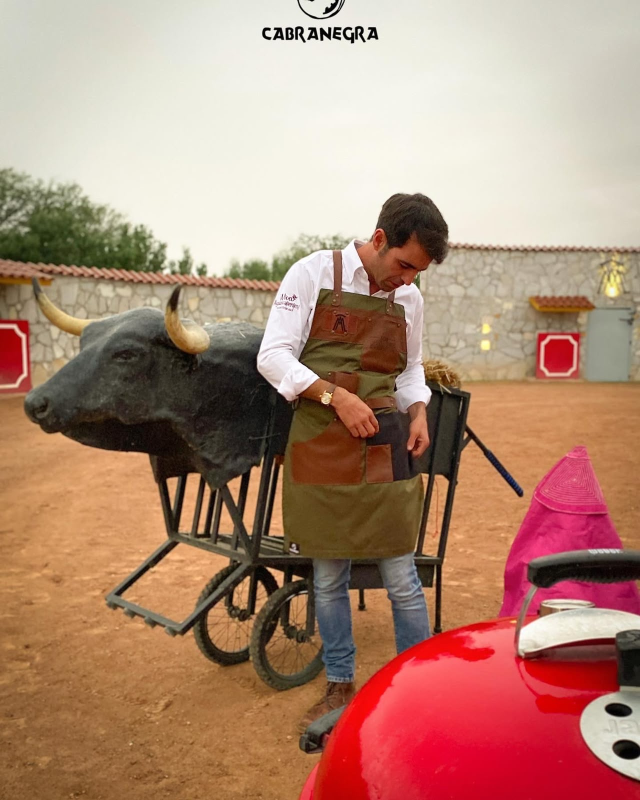
#> input picture video-influencers/fuentes/fotos/13.jpg, 1280 x 1600 px, found by its file name (shown at 1/2 size)
$ python -i build_v3.py   (imports and definitions only)
#> lines starting #> are read from the running program, lines starting #| are printed output that depends on the picture
"""Reel ~16 s — Cabra Negra × influencers.

Abre con los creadores diciendo "Cabra Negra" (audio original + subtítulo),
después montaje rápido con música.

uv run --with numpy --with pillow --with imageio-ffmpeg python build.py
Sale en salida/cabra_negra_influencers.mp4 (1080x1920, 30 fps).
"""

import math
import subprocess
import wave
from pathlib import Path

import imageio_ffmpeg
import numpy as np
from PIL import Image, ImageDraw, ImageFilter, ImageFont

# [1 line that did not run here, left out]
RAIZ = Path(__file__).parent
FOTOS = RAIZ / "fuentes/fotos"
VIDEOS = RAIZ / "fuentes/videos"
ASSETS = Path.home() / "Documents/Cabra_Negra/sitio/assets"
FUENTES = Path.home() / "Documents/Cabra_Negra/sitio/cotizacion/fuentes"
SALIDA = RAIZ / "salida"
# [1 line not run here, left out]

W, H, FPS = 1080, 1920, 30

# Paleta oficial (catálogo 2026)
CARBON = (12, 16, 19)
BRASA = (200, 121, 47)
ASCUA = (248, 156, 60)
BLANCO = (255, 255, 255)

F_BOLD = str(FUENTES / "Outfit-Bold.ttf")
F_SEMI = str(FUENTES / "Outfit-SemiBold.ttf")


def fuente(ruta, tam):
    return ImageFont.truetype(ruta, tam)


# ---------------------------------------------------------------- easing
def clamp(x, a=0.0, b=1.0):
    return max(a, min(b, x))


def out_cubic(x):
    x = clamp(x)
    return 1 - (1 - x) ** 3


def in_out_cubic(x):
    x = clamp(x)
    return 4 * x**3 if x < 0.5 else 1 - (-2 * x + 2) ** 3 / 2


def out_back(x, s=1.6):
    x = clamp(x)
    return 1 + (s + 1) * (x - 1) ** 3 + s * (x - 1) ** 2


# ---------------------------------------------------------------- fuentes de imagen
def cargar_foto(nombre, crop=None, modo="cover"):
    im = Image.open(FOTOS / nombre).convert("RGB")
    if crop:
        im = im.crop(crop)
    if modo == "contain":
        # fondo desenfocado + foto completa encima
        fondo = cubrir(im, 1.0, 0.5, 0.5).filter(ImageFilter.GaussianBlur(40))
        fondo = Image.blend(fondo, Image.new("RGB", (W, H), CARBON), 0.45)
        k = W / im.width
        fg = im.resize((W, round(im.height * k)), Image.LANCZOS)
        fondo.paste(fg, (0, (H - fg.height) // 2))
        return fondo
    return im


# [46 lines left out: functions cubrir, decodificar, not called in this run]


# ---------------------------------------------------------------- guion
# Tarjeta de story de IG (lobogrill_, brass.mx, elguayabo.mx): recorte al interior
TARJETA = (58, 104, 460, 818)
VENT = 0.12  # media ventana de transición (s)

# 1) Testimonios: se oye la voz original. ss/dur salen de transcripciones/*.json
#    (Whisper, tiempos por palabra). "dice" = palabras con su tiempo relativo a ss.
TESTIMONIOS = [
    dict(
        video="v13.mp4",
        ss=2.95,
        dur=2.00,
        tag=None,
        dice=[
            (0.13, "MI"),
            (0.29, "PRIMERA"),
            (0.49, "TABLA"),
            (0.83, "QUE"),
            (0.97, "ME"),
            (1.09, "ENVIÓ"),
            (1.27, "CABRA"),
            (1.59, "NEGRA"),
        ],
    ),
    dict(
        video="v02.mp4",
        ss=1.70,
        dur=1.90,
        tag="@pardetres_mx",
        dice=[
            (0.06, "NUESTROS"),
            (0.30, "VALEDORES"),
            (0.76, "DE"),
            (0.98, "CABRA"),
            (1.30, "NEGRA"),
        ],
    ),
    dict(
        video="v06.mp4",
        ss=5.80,
        dur=1.15,
        crop=(32, 48, 506, 842),
        tag="@elguayabo.mx",
        dice=[(0.06, "CABRA"), (0.30, "NEGRA,"), (0.82, "SE LLAMA")],
    ),
    dict(
        video="v03.mp4",
        ss=1.42,
        dur=1.30,
        crop=(36, 66, 500, 889),
        tag="@fooddealers.mx",
        dice=[(0.08, "AGRADECER"), (0.44, "A"), (0.52, "CABRA"), (0.78, "NEGRA")],
    ),
    dict(
        video="v14.mp4",
        ss=0.55,
        dur=2.08,
        crop=(29, 40, 524, 932),
        tag="@chefdieguillo",
        dice=[
            (0.03, "VEAN"),
            (0.15, "LO"),
            (0.25, "QUE"),
            (0.33, "MANDARON"),
            (0.59, "MIS"),
            (0.75, "AMIGOS"),
            (1.01, "DE"),
            (1.13, "CABRA"),
            (1.39, "NEGRA"),
        ],
    ),
    dict(
        video="v12.mp4",
        ss=35.10,
        dur=1.95,
        crop=TARJETA,
        tag="@lobogrill_",
        dice=[
            (0.04, "QUIERO"),
            (0.30, "AGRADECERLE"),
            (0.74, "A MI"),
            (0.80, "COMPADRE"),
            (1.24, "CABRA"),
            (1.52, "NEGRA"),
        ],
    ),
]
# 2) Montaje con música (cortes en rejilla de 0.25 s desde el drop)
MONTAJE = [
    dict(foto="1.jpg", dur=0.75, crop=(10, 150, 728, 1427), tag="@robegrill", cy=0.45),
    dict(video="v04.mp4", dur=0.75, ss=9.4, tag="@robegrill"),
    dict(foto="9.jpg", dur=0.50, crop=(0, 120, 738, 1432)),
    dict(foto="4.jpg", dur=0.50, crop=(90, 160, 810, 1440)),
    dict(video="v11.mp4", dur=1.00, ss=14.6, crop=TARJETA, tag="@brass.mx"),
    dict(foto="12.jpg", dur=0.50, modo="contain"),
    dict(foto="11.jpg", dur=0.50, tag="@elcapiperez", cy=0.55),
    dict(foto="7.jpg", dur=0.25, modo="contain"),
    dict(foto="8.jpg", dur=0.25, crop=(60, 0, 960, 1600)),
    dict(foto="10.jpg", dur=0.25, modo="contain"),
]
DUR_OUTRO = 1.9

TOMAS = []
_t = 0.0
# [4 lines not run here, left out]
# [1 line that did not run here, left out]
T_OUTRO = _t
DUR = round((T_OUTRO + DUR_OUTRO) * FPS) / FPS
N = int(round(DUR * FPS))

# Transición en cada corte
_tipos_test = ["flash", "zoom", "whip", "flash", "zoom"]
_tipos_mont = [
    "chevron",
    "whip",
    "zoom",
    "whipv",
    "flash",
    "whip",
    "zoom",
    "corte",
    "corte",
    "corte",
]
TRANS = {}
# [4 lines not run here, left out]
TRANS[T_OUTRO] = "chevron"


# [25 lines left out: functions preparar, imagen_toma, not called in this run]


# ---------------------------------------------------------------- elementos gráficos
# [3 lines not run here, left out]
# [1 line that did not run here, left out]
# [1 line not run here, left out]


# [122 lines left out: functions chevron, mascara_chevron, pastilla, texto_mascara, cuadro_outro, toma_en and 1 more, not called in this run]


F_SUB = fuente(F_BOLD, 76)


# [60 lines left out: functions subtitulo, con_overlays, not called in this run]


def _grad():
    g = np.zeros((H, W, 4), np.uint8)
    y = np.linspace(0, 1, H)[:, None]
    a = np.clip((y - 0.5) / 0.5, 0, 1) ** 1.4 * 170
    g[..., :3] = CARBON
    g[..., 3] = a.astype(np.uint8)
    return Image.fromarray(g, "RGBA")


GRAD = _grad()
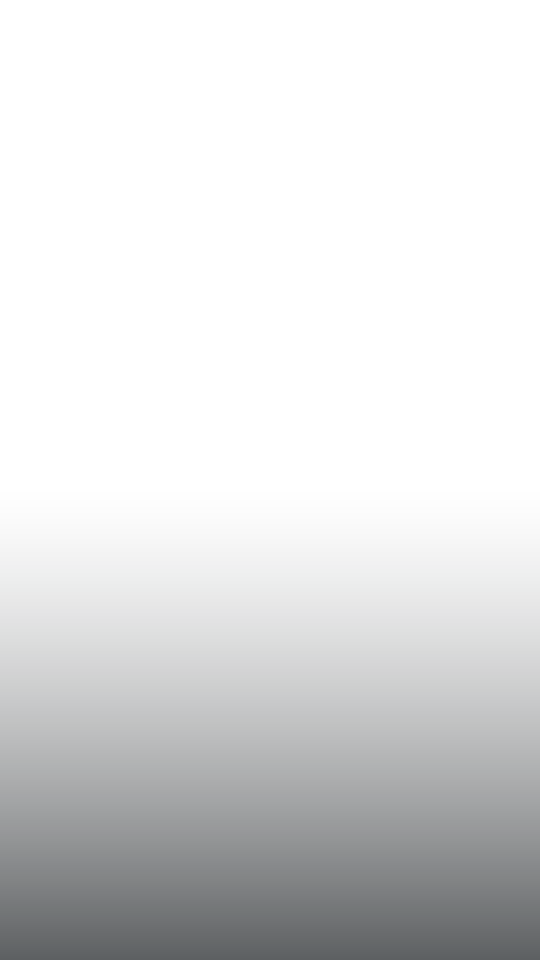
#> GRAD: PIL image 1080x1920 RGBA (shown at 1/2 size); mean R, G, B, A 12, 16, 19, 35.2; transparent parts drawn white


# [79 lines left out: functions cuadro_final, render_cerca, desenfoque_h, desenfoque_v, transicion, not called in this run]


# ---------------------------------------------------------------- audio
SR = 44100


# [219 lines left out: functions voz, audio, main, not called in this run]


# [7 lines not run here, left out]

>>> result = cargar_foto('fuentes/fotos/13.jpg')
#> in cargar_foto, im is the input picture: PIL image 1280x1600 RGB; mean R, G, B 175.9, 136.7, 117.5
